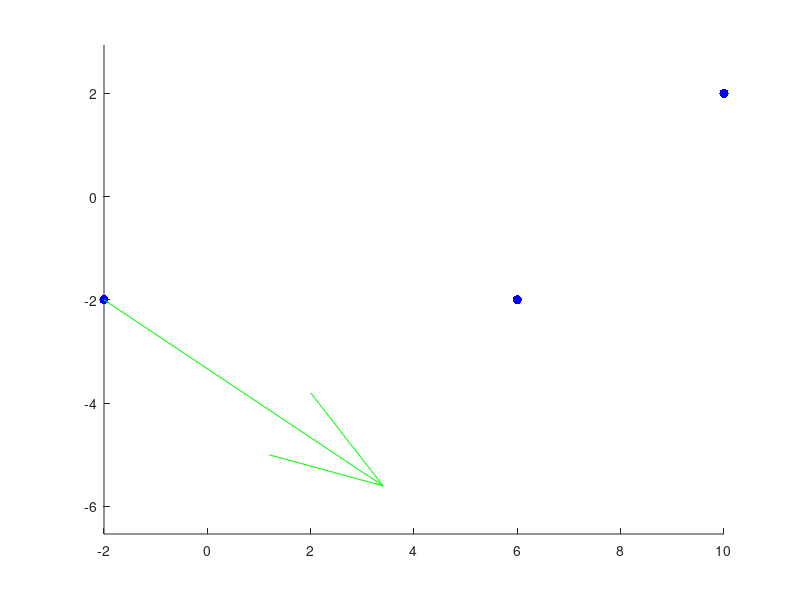

Recreate this plot in MATLAB. (Note: this script raises an error after producing the figure.)
clear;
hold on; axis equal;
Px=[-2 6 10]; Py=[-2 -2 2]; Vektor=[6 -4]; %Pontok és vektor koordináták felvétele
t0=0; t1=1; t2=1.5;
plot(Px, Py, 'b.', 'MarkerSize', 20);
quiver(Px(1), Py(1), Vektor(1), Vektor(2), 'g', 'MarkerSize', 3)
syms a0 a1 a2 a3 t;    %Egyenlet bevezetése
ex(t)=a3*t^3+a2*t^2+a1*t+a0;
dx(t)=diff(ex, t); %Egyenlet deriválása
e1=[ex(t0)==Px(1) ...
   ex(t1)==Px(2) ... 
   ex(t2)==Px(3) ...
   dx(t0)==Vektor(1) ];
mx=solve(e1, [a0 a1 a2 a3]);
x(t)=subs(ex, [a0 a1 a2 a3], [mx.a0 mx.a1 mx.a2 mx.a3]);    %Behelyettesítés az eredeti egyenletbe
%%%%%%%%%%%%%%%% Y Koordináták %%%%%%%%%%%%%%%%
syms b0 b1 b2 b3;    %Egyenlet bevezetése
ey(t)=b3*t^3+b2*t^2+b1*t+b0;
dy(t)=diff(ey, t); %Egyenlet deriválása

e2=[ey(t0)==Py(1) ...
    ey(t1)==Py(2) ... 
    ey(t2)==Py(3) ...
    dy(t0)==Vektor(2) ];
my=solve(e2, [b0 b1 b2 b3]);
y(t)=subs(ey, [b0 b1 b2 b3], [my.b0 my.b1 my.b2 my.b3]);

fplot(x, y, [t0 t2], 'r', 'LineWidth', 3);

%%%%%%%%%%%%%%%%%%%%%%%%%%%%%%%%%%%%%%%%%%%%%%%%%%
dx2=diff(x,t);
dy2=diff(y,t);
Px2=[Px(3) 14]; Py2=[Py(3) -4];
VektorX2=[dx2(t2) 3]; VektorY2=[dy2(t2) 0];
t0=0; t1=3;
plot(Px2,Py2,'b.','MarkerSize',20);
quiver(Px2(1),Py2(1),VektorX2(1),VektorY2(1),'k','MarkerSize',10);
quiver(Px2(2),Py2(2),VektorX2(2),VektorY2(2),'y','MarkerSize',10);
e3=[ex(t0)==Px2(1)...
    ex(t1)==Px2(2)...
    dx(t0)==VektorX2(1)...
    dx(t1)==VektorX2(2)];
e4=[ey(t0)==Py2(1)...
    ey(t1)==Py2(2)...
    dy(t0)==VektorY2(1)...
    dy(t1)==VektorY2(2)];
mx2=solve(e3,[a0 a1 a2 a3]);
my2=solve(e4,[b0 b1 b2 b3]);
x2(t)=subs(ex,[a0 a1 a2 a3],[mx2.a0,mx2.a1,mx2.a3,mx2.a3]);
y2(t)=subs(ey,[b0 b1 b2 b3],[my2.b0,my2.b1,my2.b2,my2.b3]);
fplot(x2,y2,[t0 t1],'k','LineWidth',3);